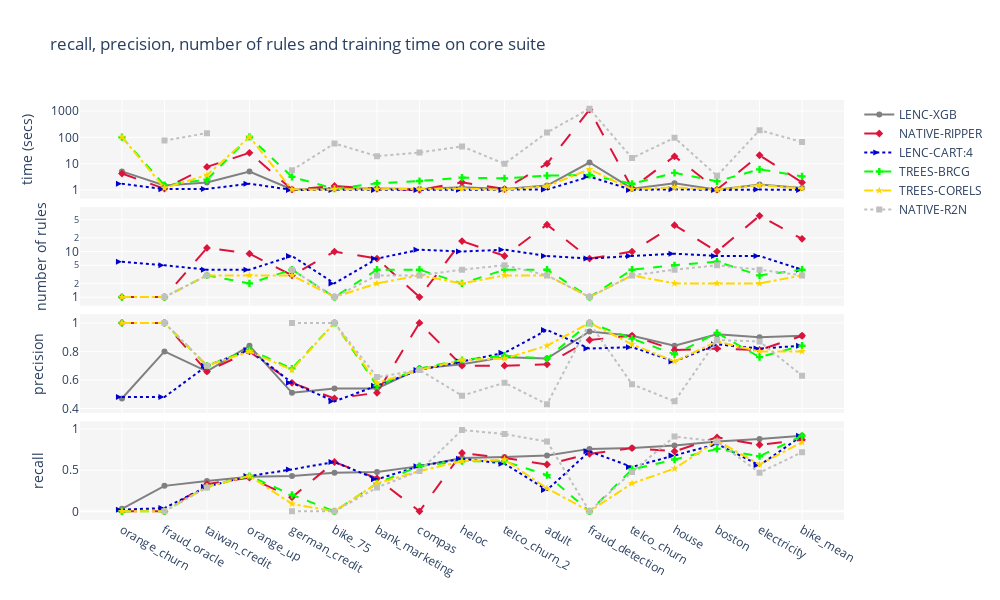

The code cell stored with this chart in its notebook:
### Markdown cell above
### Pipelines with standard settings on core suite

### Code cell
main_metric = 'recall'
sorted_df = df_core_suite.sort_values('LENC-XGB_'+main_metric, ignore_index=True)
quad_chart(pipelines=DEFAULT_RI_PIPELINES, performance_metric_1=main_metric, performance_metric_2='precision', complexity_metric='nof_rules', df=sorted_df, df_long_name='core suite')

### Figure 1 — Plotly figure (JSON) as saved in the notebook; plotly's stock layout.template omitted (floating-point values rounded to 4 significant figures)
{"data": [{"line": {"color": "gray", "dash": "solid", "width": 2}, "marker": {"symbol": "circle"}, "mode": "markers+lines", "name": "LENC-XGB", "showlegend": true, "type": "scatter", "x": ["orange_churn", "fraud_oracle", "taiwan_credit", "orange_up", "german_credit", "bike_75", "bank_marketing", "compas", "heloc", "telco_churn_2", "adult", "fraud_detection", "telco_churn", "house", "boston", "electricity", "bike_mean"], "xaxis": "x4", "y": [0.03, 0.31, 0.37, 0.42, 0.43, 0.47, 0.48, 0.55, 0.65, 0.66, 0.68, 0.76, 0.77, 0.8, 0.85, 0.88, 0.92], "yaxis": "y4"}, {"line": {"color": "crimson", "dash": "longdash", "width": 2}, "marker": {"symbol": "diamond"}, "mode": "markers+lines", "name": "NATIVE-RIPPER", "showlegend": true, "type": "scatter", "x": ["orange_churn", "fraud_oracle", "taiwan_credit", "orange_up", "german_credit", "bike_75", "bank_marketing", "compas", "heloc", "telco_churn_2", "adult", "fraud_detection", "telco_churn", "house", "boston", "electricity", "bike_mean"], "xaxis": "x4", "y": [0, 0, 0.33, 0.41, 0.17, 0.6, 0.4, 0, 0.71, 0.65, 0.57, 0.7, 0.77, 0.73, 0.9, 0.81, 0.87], "yaxis": "y4"}, {"line": {"color": "mediumblue", "dash": "dot", "width": 2}, "marker": {"symbol": "arrow-right"}, "mode": "markers+lines", "name": "LENC-CART:4", "showlegend": true, "type": "scatter", "x": ["orange_churn", "fraud_oracle", "taiwan_credit", "orange_up", "german_credit", "bike_75", "bank_marketing", "compas", "heloc", "telco_churn_2", "adult", "fraud_detection", "telco_churn", "house", "boston", "electricity", "bike_mean"], "xaxis": "x4", "y": [0.02, 0.04, 0.3, 0.43, 0.51, 0.6, 0.39, 0.55, 0.64, 0.58, 0.26, 0.73, 0.54, 0.68, 0.82, 0.56, 0.92], "yaxis": "y4"}, {"line": {"color": "lime", "dash": "dash", "width": 2}, "marker": {"symbol": "cross"}, "mode": "markers+lines", "name": "TREES-BRCG", "showlegend": true, "type": "scatter", "x": ["orange_churn", "fraud_oracle", "taiwan_credit", "orange_up", "german_credit", "bike_75", "bank_marketing", "compas", "heloc", "telco_churn_2", "adult", "fraud_detection", "telco_churn", "house", "boston", "electricity", "bike_mean"], "xaxis": "x4", "y": [0, 0, 0.3, 0.43, 0.2, 0, 0.34, 0.55, 0.61, 0.61, 0.44, 0, 0.51, 0.63, 0.76, 0.67, 0.92], "yaxis": "y4"}, {"line": {"color": "gold", "dash": "dashdot", "width": 2}, "marker": {"symbol": "star"}, "mode": "markers+lines", "name": "TREES-CORELS", "showlegend": true, "type": "scatter", "x": ["orange_churn", "fraud_oracle", "taiwan_credit", "orange_up", "german_credit", "bike_75", "bank_marketing", "compas", "heloc", "telco_churn_2", "adult", "fraud_detection", "telco_churn", "house", "boston", "electricity", "bike_mean"], "xaxis": "x4", "y": [0, 0, 0.3, 0.43, 0.09, 0, 0.34, 0.49, 0.61, 0.63, 0.28, 0, 0.34, 0.52, 0.86, 0.57, 0.84], "yaxis": "y4"}, {"line": {"color": "silver", "dash": "dot", "width": 2}, "marker": {"symbol": "square"}, "mode": "markers+lines", "name": "NATIVE-R2N", "showlegend": true, "type": "scatter", "x": ["orange_churn", "fraud_oracle", "taiwan_credit", "orange_up", "german_credit", "bike_75", "bank_marketing", "compas", "heloc", "telco_churn_2", "adult", "fraud_detection", "telco_churn", "house", "boston", "electricity", "bike_mean"], "xaxis": "x4", "y": [null, 0, 0.29, null, 0, 0, 0.29, 0.49, 0.99, 0.94, 0.85, 0, 0.48, 0.91, 0.85, 0.47, 0.72], "yaxis": "y4"}, {"line": {"color": "gray", "dash": "solid", "width": 2}, "marker": {"symbol": "circle"}, "mode": "markers+lines", "name": "LENC-XGB", "showlegend": false, "type": "scatter", "x": ["orange_churn", "fraud_oracle", "taiwan_credit", "orange_up", "german_credit", "bike_75", "bank_marketing", "compas", "heloc", "telco_churn_2", "adult", "fraud_detection", "telco_churn", "house", "boston", "electricity", "bike_mean"], "xaxis": "x3", "y": [0.47, 0.8, 0.66, 0.84, 0.51, 0.54, 0.54, 0.68, 0.71, 0.76, 0.75, 0.94, 0.91, 0.84, 0.92, 0.9, 0.91], "yaxis": "y3"}, {"line": {"color": "crimson", "dash": "longdash", "width": 2}, "marker": {"symbol": "diamond"}, "mode": "markers+lines", "name": "NATIVE-RIPPER", "showlegend": false, "type": "scatter", "x": ["orange_churn", "fraud_oracle", "taiwan_credit", "orange_up", "german_credit", "bike_75", "bank_marketing", "compas", "heloc", "telco_churn_2", "adult", "fraud_detection", "telco_churn", "house", "boston", "electricity", "bike_mean"], "xaxis": "x3", "y": [1, 1, 0.66, 0.8, 0.58, 0.47, 0.51, 1, 0.7, 0.7, 0.71, 0.88, 0.91, 0.81, 0.82, 0.81, 0.91], "yaxis": "y3"}, {"line": {"color": "mediumblue", "dash": "dot", "width": 2}, "marker": {"symbol": "arrow-right"}, "mode": "markers+lines", "name": "LENC-CART:4", "showlegend": false, "type": "scatter", "x": ["orange_churn", "fraud_oracle", "taiwan_credit", "orange_up", "german_credit", "bike_75", "bank_marketing", "compas", "heloc", "telco_churn_2", "adult", "fraud_detection", "telco_churn", "house", "boston", "electricity", "bike_mean"], "xaxis": "x3", "y": [0.48, 0.48, 0.7, 0.81, 0.58, 0.45, 0.56, 0.67, 0.73, 0.79, 0.95, 0.82, 0.83, 0.73, 0.85, 0.82, 0.84], "yaxis": "y3"}, {"line": {"color": "lime", "dash": "dash", "width": 2}, "marker": {"symbol": "cross"}, "mode": "markers+lines", "name": "TREES-BRCG", "showlegend": false, "type": "scatter", "x": ["orange_churn", "fraud_oracle", "taiwan_credit", "orange_up", "german_credit", "bike_75", "bank_marketing", "compas", "heloc", "telco_churn_2", "adult", "fraud_detection", "telco_churn", "house", "boston", "electricity", "bike_mean"], "xaxis": "x3", "y": [1, 1, 0.7, 0.81, 0.68, 1, 0.56, 0.68, 0.74, 0.77, 0.75, 1, 0.89, 0.78, 0.93, 0.76, 0.84], "yaxis": "y3"}, {"line": {"color": "gold", "dash": "dashdot", "width": 2}, "marker": {"symbol": "star"}, "mode": "markers+lines", "name": "TREES-CORELS", "showlegend": false, "type": "scatter", "x": ["orange_churn", "fraud_oracle", "taiwan_credit", "orange_up", "german_credit", "bike_75", "bank_marketing", "compas", "heloc", "telco_churn_2", "adult", "fraud_detection", "telco_churn", "house", "boston", "electricity", "bike_mean"], "xaxis": "x3", "y": [1, 1, 0.7, 0.8, 0.67, 1, 0.58, 0.67, 0.74, 0.75, 0.84, 1, 0.85, 0.73, 0.87, 0.8, 0.8], "yaxis": "y3"}, {"line": {"color": "silver", "dash": "dot", "width": 2}, "marker": {"symbol": "square"}, "mode": "markers+lines", "name": "NATIVE-R2N", "showlegend": false, "type": "scatter", "x": ["orange_churn", "fraud_oracle", "taiwan_credit", "orange_up", "german_credit", "bike_75", "bank_marketing", "compas", "heloc", "telco_churn_2", "adult", "fraud_detection", "telco_churn", "house", "boston", "electricity", "bike_mean"], "xaxis": "x3", "y": [null, 1, 0.7, null, 1, 1, 0.62, 0.67, 0.49, 0.58, 0.43, 1, 0.57, 0.45, 0.88, 0.87, 0.63], "yaxis": "y3"}, {"line": {"color": "crimson", "dash": "longdash", "width": 2}, "marker": {"symbol": "diamond"}, "mode": "markers+lines", "name": "NATIVE-RIPPER", "showlegend": false, "type": "scatter", "x": ["orange_churn", "fraud_oracle", "taiwan_credit", "orange_up", "german_credit", "bike_75", "bank_marketing", "compas", "heloc", "telco_churn_2", "adult", "fraud_detection", "telco_churn", "house", "boston", "electricity", "bike_mean"], "xaxis": "x2", "y": [1, 1, 12, 9, 3, 10, 7, 1, 17, 8, 39, 7, 10, 38, 10, 61, 19], "yaxis": "y2"}, {"line": {"color": "mediumblue", "dash": "dot", "width": 2}, "marker": {"symbol": "arrow-right"}, "mode": "markers+lines", "name": "LENC-CART:4", "showlegend": false, "type": "scatter", "x": ["orange_churn", "fraud_oracle", "taiwan_credit", "orange_up", "german_credit", "bike_75", "bank_marketing", "compas", "heloc", "telco_churn_2", "adult", "fraud_detection", "telco_churn", "house", "boston", "electricity", "bike_mean"], "xaxis": "x2", "y": [6, 5, 4, 4, 8, 2, 7, 11, 10, 11, 8, 7, 8, 9, 8, 8, 4], "yaxis": "y2"}, {"line": {"color": "lime", "dash": "dash", "width": 2}, "marker": {"symbol": "cross"}, "mode": "markers+lines", "name": "TREES-BRCG", "showlegend": false, "type": "scatter", "x": ["orange_churn", "fraud_oracle", "taiwan_credit", "orange_up", "german_credit", "bike_75", "bank_marketing", "compas", "heloc", "telco_churn_2", "adult", "fraud_detection", "telco_churn", "house", "boston", "electricity", "bike_mean"], "xaxis": "x2", "y": [1, 1, 3, 2, 4, 1, 4, 4, 2, 4, 4, 1, 4, 5, 6, 3, 4], "yaxis": "y2"}, {"line": {"color": "gold", "dash": "dashdot", "width": 2}, "marker": {"symbol": "star"}, "mode": "markers+lines", "name": "TREES-CORELS", "showlegend": false, "type": "scatter", "x": ["orange_churn", "fraud_oracle", "taiwan_credit", "orange_up", "german_credit", "bike_75", "bank_marketing", "compas", "heloc", "telco_churn_2", "adult", "fraud_detection", "telco_churn", "house", "boston", "electricity", "bike_mean"], "xaxis": "x2", "y": [1, 1, 3, 3, 3, 1, 2, 3, 2, 3, 3, 1, 3, 2, 2, 2, 3], "yaxis": "y2"}, {"line": {"color": "silver", "dash": "dot", "width": 2}, "marker": {"symbol": "square"}, "mode": "markers+lines", "name": "NATIVE-R2N", "showlegend": false, "type": "scatter", "x": ["orange_churn", "fraud_oracle", "taiwan_credit", "orange_up", "german_credit", "bike_75", "bank_marketing", "compas", "heloc", "telco_churn_2", "adult", "fraud_detection", "telco_churn", "house", "boston", "electricity", "bike_mean"], "xaxis": "x2", "y": [null, 1, 3, null, 4, 1, 3, 3, 4, 5, 3, 1, 3, 4, 5, 4, 3], "yaxis": "y2"}, {"line": {"color": "gray", "dash": "solid", "width": 2}, "marker": {"symbol": "circle"}, "mode": "markers+lines", "name": "LENC-XGB", "showlegend": false, "type": "scatter", "x": ["orange_churn", "fraud_oracle", "taiwan_credit", "orange_up", "german_credit", "bike_75", "bank_marketing", "compas", "heloc", "telco_churn_2", "adult", "fraud_detection", "telco_churn", "house", "boston", "electricity", "bike_mean"], "xaxis": "x", "y": [5.1, 1.48, 1.93, 5.07, 1.05, 1.14, 1.13, 1.09, 1.28, 1.09, 1.48, 11.1, 1.12, 1.79, 1.03, 1.62, 1.2], "yaxis": "y"}, {"line": {"color": "crimson", "dash": "longdash", "width": 2}, "marker": {"symbol": "diamond"}, "mode": "markers+lines", "name": "NATIVE-RIPPER", "showlegend": false, "type": "scatter", "x": ["orange_churn", "fraud_oracle", "taiwan_credit", "orange_up", "german_credit", "bike_75", "bank_marketing", "compas", "heloc", "telco_churn_2", "adult", "fraud_detection", "telco_churn", "house", "boston", "electricity", "bike_mean"], "xaxis": "x", "y": [4.22, 1.12, 7.55, 25.94, 1.05, 1.42, 1.11, 1.01, 1.96, 1.09, 9.98, 1129.0, 1.17, 19.06, 1.04, 20.9, 1.94], "yaxis": "y"}, {"line": {"color": "mediumblue", "dash": "dot", "width": 2}, "marker": {"symbol": "arrow-right"}, "mode": "markers+lines", "name": "LENC-CART:4", "showlegend": false, "type": "scatter", "x": ["orange_churn", "fraud_oracle", "taiwan_credit", "orange_up", "german_credit", "bike_75", "bank_marketing", "compas", "heloc", "telco_churn_2", "adult", "fraud_detection", "telco_churn", "house", "boston", "electricity", "bike_mean"], "xaxis": "x", "y": [1.73, 1.08, 1.1, 1.74, 1.01, 1.01, 1.01, 1.01, 1.02, 1, 1.04, 3.24, 1.01, 1.06, 1, 1.04, 1.01], "yaxis": "y"}, {"line": {"color": "lime", "dash": "dash", "width": 2}, "marker": {"symbol": "cross"}, "mode": "markers+lines", "name": "TREES-BRCG", "showlegend": false, "type": "scatter", "x": ["orange_churn", "fraud_oracle", "taiwan_credit", "orange_up", "german_credit", "bike_75", "bank_marketing", "compas", "heloc", "telco_churn_2", "adult", "fraud_detection", "telco_churn", "house", "boston", "electricity", "bike_mean"], "xaxis": "x", "y": [101.8, 1.53, 2.49, 104.1, 3.15, 1.12, 1.8, 2.2, 2.96, 2.78, 3.51, 3.72, 1.73, 4.49, 2.14, 6.11, 3.31], "yaxis": "y"}, {"line": {"color": "gold", "dash": "dashdot", "width": 2}, "marker": {"symbol": "star"}, "mode": "markers+lines", "name": "TREES-CORELS", "showlegend": false, "type": "scatter", "x": ["orange_churn", "fraud_oracle", "taiwan_credit", "orange_up", "german_credit", "bike_75", "bank_marketing", "compas", "heloc", "telco_churn_2", "adult", "fraud_detection", "telco_churn", "house", "boston", "electricity", "bike_mean"], "xaxis": "x", "y": [102.9, 1.19, 3.7, 104.3, 1.04, 1.07, 1.08, 1.09, 1.12, 1.04, 1.41, 6.1, 1.06, 1.26, 1.02, 1.54, 1.13], "yaxis": "y"}, {"line": {"color": "silver", "dash": "dot", "width": 2}, "marker": {"symbol": "square"}, "mode": "markers+lines", "name": "NATIVE-R2N", "showlegend": false, "type": "scatter", "x": ["orange_churn", "fraud_oracle", "taiwan_credit", "orange_up", "german_credit", "bike_75", "bank_marketing", "compas", "heloc", "telco_churn_2", "adult", "fraud_detection", "telco_churn", "house", "boston", "electricity", "bike_mean"], "xaxis": "x", "y": [null, 76.28, 144.8, null, 5.66, 58.58, 19.32, 26.65, 45.47, 9.88, 153.5, 1231.0, 16.37, 96.81, 3.45, 187.7, 67.01], "yaxis": "y"}], "layout": {"height": 600, "plot_bgcolor": "whitesmoke", "title": {"text": "recall, precision, number of rules and training time on core suite"}, "width": 1000, "xaxis": {"anchor": "y", "domain": [0, 1], "matches": "x4", "showticklabels": false}, "xaxis2": {"anchor": "y2", "domain": [0, 1], "matches": "x4", "showticklabels": false}, "xaxis3": {"anchor": "y3", "domain": [0, 1], "matches": "x4", "showticklabels": false}, "xaxis4": {"anchor": "y4", "domain": [0, 1]}, "yaxis": {"anchor": "x", "domain": [0.765, 1.0], "title": {"text": "time (secs)"}, "type": "log"}, "yaxis2": {"anchor": "x2", "domain": [0.51, 0.745], "title": {"text": "number of rules"}, "type": "log"}, "yaxis3": {"anchor": "x3", "domain": [0.255, 0.49], "title": {"text": "precision"}}, "yaxis4": {"anchor": "x4", "domain": [0, 0.235], "title": {"text": "recall"}}}}
